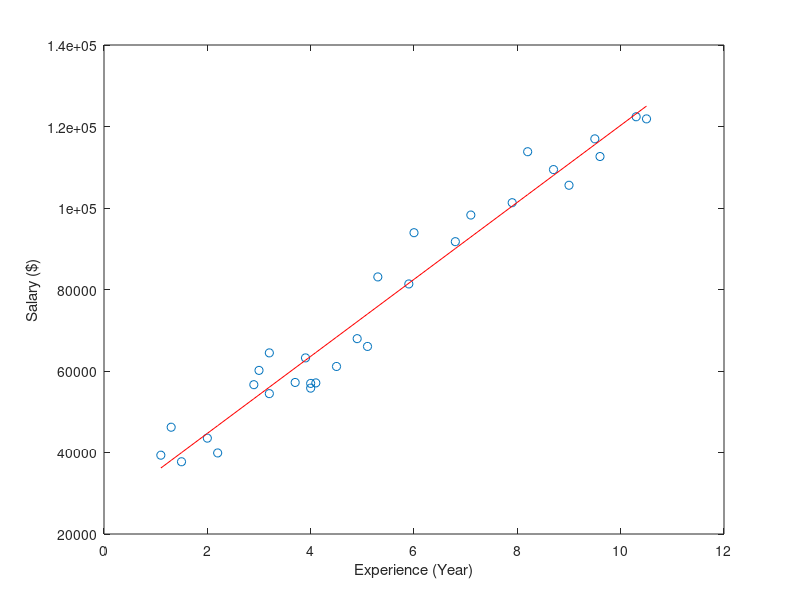

Write the MATLAB code that produced this figure.
 clear all;
 clc;
 
 % loading data
 x = load('x.dat');
 y = load('y.dat');
 
 % plotting data
 plot(x,y, 'o');
 xlabel('Experience (Year)');
 ylabel('Salary ($)');
 
 % data size
 m = length(x);
 
 % adding X_0
 x = [ones(m,1) x];
 
## % initialization
## iter = 1000;
## alpha = 0.001;
## theta = [0 0];
## 
## % gradient descent
## for i=1:iter
##   theta = theta - alpha * sum((x*theta' - y) .* x);
## endfor
 
 theta = pinv(x'*x)*x'*y
 
 hold on;
 plot(x(:,2), x*theta, 'r')
 hold off;
 
 % prediction
 [1 10]*theta
 
 
 
 
 
 
 
 
 
 
 
 
 
 
 
 